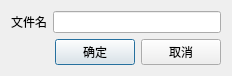
<?xml version="1.0" encoding="UTF-8"?>
<ui version="4.0">
 <class>RenameDialog</class>
 <widget class="QDialog" name="RenameDialog">
  <property name="geometry">
   <rect>
    <x>0</x>
    <y>0</y>
    <width>232</width>
    <height>70</height>
   </rect>
  </property>
  <property name="windowTitle">
   <string>Dialog</string>
  </property>
  <layout class="QVBoxLayout" name="verticalLayout">
   <item>
    <layout class="QHBoxLayout" name="horizontalLayout">
     <item>
      <widget class="QLabel" name="label">
       <property name="text">
        <string>文件名</string>
       </property>
      </widget>
     </item>
     <item>
      <widget class="QLineEdit" name="lineEdit"/>
     </item>
    </layout>
   </item>
   <item>
    <layout class="QHBoxLayout" name="horizontalLayout_2">
     <item>
      <spacer name="horizontalSpacer">
       <property name="orientation">
        <enum>Qt::Horizontal</enum>
       </property>
       <property name="sizeHint" stdset="0">
        <size>
         <width>40</width>
         <height>20</height>
        </size>
       </property>
      </spacer>
     </item>
     <item>
      <widget class="QPushButton" name="pushButton">
       <property name="text">
        <string>确定</string>
       </property>
      </widget>
     </item>
     <item>
      <widget class="QPushButton" name="pushButton_2">
       <property name="text">
        <string>取消</string>
       </property>
      </widget>
     </item>
    </layout>
   </item>
  </layout>
 </widget>
 <resources/>
 <connections/>
</ui>
